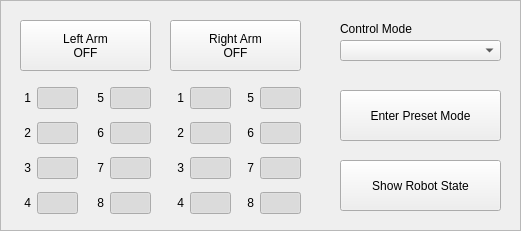
   <widget class="QFrame" name="arm_power_frame">
    <property name="geometry">
     <rect>
      <x>220</x>
      <y>260</y>
      <width>521</width>
      <height>231</height>
     </rect>
    </property>
    <property name="frameShape">
     <enum>QFrame::Shape::StyledPanel</enum>
    </property>
    <property name="frameShadow">
     <enum>QFrame::Shadow::Raised</enum>
    </property>
    <widget class="QPushButton" name="left_arm_power_btn">
     <property name="enabled">
      <bool>true</bool>
     </property>
     <property name="geometry">
      <rect>
       <x>20</x>
       <y>20</y>
       <width>131</width>
       <height>51</height>
      </rect>
     </property>
     <property name="styleSheet">
      <string notr="true"/>
     </property>
     <property name="text">
      <string>Left Arm
OFF</string>
     </property>
     <property name="checkable">
      <bool>true</bool>
     </property>
    </widget>
    <widget class="QPushButton" name="right_arm_power_btn">
     <property name="geometry">
      <rect>
       <x>170</x>
       <y>20</y>
       <width>131</width>
       <height>51</height>
      </rect>
     </property>
     <property name="styleSheet">
      <string notr="true"/>
     </property>
     <property name="text">
      <string>Right Arm
OFF</string>
     </property>
     <property name="checkable">
      <bool>true</bool>
     </property>
    </widget>
    <widget class="QWidget" name="gridLayoutWidget_2">
     <property name="geometry">
      <rect>
       <x>20</x>
       <y>80</y>
       <width>58</width>
       <height>141</height>
      </rect>
     </property>
     <layout class="QGridLayout" name="gridLayout_2">
      <property name="sizeConstraint">
       <enum>QLayout::SizeConstraint::SetMinimumSize</enum>
      </property>
      <item row="2" column="0">
       <widget class="QLabel" name="label_6">
        <property name="sizePolicy">
         <sizepolicy hsizetype="Minimum" vsizetype="Preferred">
          <horstretch>0</horstretch>
          <verstretch>0</verstretch>
         </sizepolicy>
        </property>
        <property name="text">
         <string>3</string>
        </property>
        <property name="alignment">
         <set>Qt::AlignmentFlag::AlignRight|Qt::AlignmentFlag::AlignTrailing|Qt::AlignmentFlag::AlignVCenter</set>
        </property>
       </widget>
      </item>
      <item row="1" column="0">
       <widget class="QLabel" name="label_5">
        <property name="sizePolicy">
         <sizepolicy hsizetype="Minimum" vsizetype="Preferred">
          <horstretch>0</horstretch>
          <verstretch>0</verstretch>
         </sizepolicy>
        </property>
        <property name="text">
         <string>2</string>
        </property>
        <property name="alignment">
         <set>Qt::AlignmentFlag::AlignRight|Qt::AlignmentFlag::AlignTrailing|Qt::AlignmentFlag::AlignVCenter</set>
        </property>
       </widget>
      </item>
      <item row="0" column="0">
       <widget class="QLabel" name="label_4">
        <property name="sizePolicy">
         <sizepolicy hsizetype="Minimum" vsizetype="Preferred">
          <horstretch>0</horstretch>
          <verstretch>0</verstretch>
         </sizepolicy>
        </property>
        <property name="text">
         <string>1</string>
        </property>
        <property name="alignment">
         <set>Qt::AlignmentFlag::AlignRight|Qt::AlignmentFlag::AlignTrailing|Qt::AlignmentFlag::AlignVCenter</set>
        </property>
       </widget>
      </item>
      <item row="3" column="0">
       <widget class="QLabel" name="label_7">
        <property name="sizePolicy">
         <sizepolicy hsizetype="Minimum" vsizetype="Preferred">
          <horstretch>0</horstretch>
          <verstretch>0</verstretch>
         </sizepolicy>
        </property>
        <property name="text">
         <string>4</string>
        </property>
        <property name="alignment">
         <set>Qt::AlignmentFlag::AlignRight|Qt::AlignmentFlag::AlignTrailing|Qt::AlignmentFlag::AlignVCenter</set>
        </property>
       </widget>
      </item>
      <item row="0" column="1">
       <widget class="QPushButton" name="l1_power_btn">
        <property name="enabled">
         <bool>true</bool>
        </property>
        <property name="sizePolicy">
         <sizepolicy hsizetype="Minimum" vsizetype="Fixed">
          <horstretch>0</horstretch>
          <verstretch>0</verstretch>
         </sizepolicy>
        </property>
        <property name="minimumSize">
         <size>
          <width>41</width>
          <height>21</height>
         </size>
        </property>
        <property name="maximumSize">
         <size>
          <width>16777215</width>
          <height>16777215</height>
         </size>
        </property>
        <property name="baseSize">
         <size>
          <width>41</width>
          <height>21</height>
         </size>
        </property>
        <property name="styleSheet">
         <string notr="true">QPushButton{
	background-color: none;
}</string>
        </property>
        <property name="text">
         <string/>
        </property>
        <property name="icon">
         <iconset resource="buttons.qrc">
          <normaloff>:/toggle/off</normaloff>
          <normalon>:/toggle/on</normalon>:/toggle/off</iconset>
        </property>
        <property name="iconSize">
         <size>
          <width>41</width>
          <height>40</height>
         </size>
        </property>
        <property name="checkable">
         <bool>true</bool>
        </property>
        <property name="checked">
         <bool>true</bool>
        </property>
       </widget>
      </item>
      <item row="2" column="1">
       <widget class="QPushButton" name="l3_power_btn">
        <property name="enabled">
         <bool>true</bool>
        </property>
        <property name="sizePolicy">
         <sizepolicy hsizetype="Minimum" vsizetype="Fixed">
          <horstretch>0</horstretch>
          <verstretch>0</verstretch>
         </sizepolicy>
        </property>
        <property name="minimumSize">
         <size>
          <width>41</width>
          <height>21</height>
         </size>
        </property>
        <property name="maximumSize">
         <size>
          <width>16777215</width>
          <height>16777215</height>
         </size>
        </property>
        <property name="baseSize">
         <size>
          <width>41</width>
          <height>21</height>
         </size>
        </property>
        <property name="styleSheet">
         <string notr="true">QPushButton{
	background-color: none;
}</string>
        </property>
        <property name="text">
         <string/>
        </property>
        <property name="icon">
         <iconset resource="buttons.qrc">
          <normaloff>:/toggle/off</normaloff>
          <normalon>:/toggle/on</normalon>:/toggle/off</iconset>
        </property>
        <property name="iconSize">
         <size>
          <width>41</width>
          <height>40</height>
         </size>
        </property>
        <property name="checkable">
         <bool>true</bool>
        </property>
        <property name="checked">
         <bool>true</bool>
        </property>
       </widget>
      </item>
      <item row="1" column="1">
       <widget class="QPushButton" name="l2_power_btn">
        <property name="enabled">
         <bool>true</bool>
        </property>
        <property name="sizePolicy">
         <sizepolicy hsizetype="Minimum" vsizetype="Fixed">
          <horstretch>0</horstretch>
          <verstretch>0</verstretch>
         </sizepolicy>
        </property>
        <property name="minimumSize">
         <size>
          <width>41</width>
          <height>21</height>
         </size>
        </property>
        <property name="maximumSize">
         <size>
          <width>16777215</width>
          <height>16777215</height>
         </size>
        </property>
        <property name="baseSize">
         <size>
          <width>41</width>
          <height>21</height>
         </size>
        </property>
        <property name="styleSheet">
         <string notr="true">QPushButton{
	background-color: none;
}</string>
        </property>
        <property name="text">
         <string/>
        </property>
        <property name="icon">
         <iconset resource="buttons.qrc">
          <normaloff>:/toggle/off</normaloff>
          <normalon>:/toggle/on</normalon>:/toggle/off</iconset>
        </property>
        <property name="iconSize">
         <size>
          <width>41</width>
          <height>40</height>
         </size>
        </property>
        <property name="checkable">
         <bool>true</bool>
        </property>
        <property name="checked">
         <bool>true</bool>
        </property>
       </widget>
      </item>
      <item row="3" column="1">
       <widget class="QPushButton" name="l4_power_btn">
        <property name="enabled">
         <bool>true</bool>
        </property>
        <property name="sizePolicy">
         <sizepolicy hsizetype="Minimum" vsizetype="Fixed">
          <horstretch>0</horstretch>
          <verstretch>0</verstretch>
         </sizepolicy>
        </property>
        <property name="minimumSize">
         <size>
          <width>41</width>
          <height>21</height>
         </size>
        </property>
        <property name="maximumSize">
         <size>
          <width>16777215</width>
          <height>16777215</height>
         </size>
        </property>
        <property name="baseSize">
         <size>
          <width>41</width>
          <height>21</height>
         </size>
        </property>
        <property name="styleSheet">
         <string notr="true">QPushButton{
	background-color: none;
}</string>
        </property>
        <property name="text">
         <string/>
        </property>
        <property name="icon">
         <iconset resource="buttons.qrc">
          <normaloff>:/toggle/off</normaloff>
          <normalon>:/toggle/on</normalon>:/toggle/off</iconset>
        </property>
        <property name="iconSize">
         <size>
          <width>41</width>
          <height>40</height>
         </size>
        </property>
        <property name="checkable">
         <bool>true</bool>
        </property>
        <property name="checked">
         <bool>true</bool>
        </property>
       </widget>
      </item>
     </layout>
    </widget>
    <widget class="QWidget" name="gridLayoutWidget_3">
     <property name="geometry">
      <rect>
       <x>90</x>
       <y>80</y>
       <width>61</width>
       <height>141</height>
      </rect>
     </property>
     <layout class="QGridLayout" name="gridLayout_3">
      <property name="sizeConstraint">
       <enum>QLayout::SizeConstraint::SetMinimumSize</enum>
      </property>
      <item row="1" column="0">
       <widget class="QLabel" name="label_8">
        <property name="text">
         <string>6</string>
        </property>
        <property name="alignment">
         <set>Qt::AlignmentFlag::AlignRight|Qt::AlignmentFlag::AlignTrailing|Qt::AlignmentFlag::AlignVCenter</set>
        </property>
       </widget>
      </item>
      <item row="0" column="0">
       <widget class="QLabel" name="label_14">
        <property name="text">
         <string>5</string>
        </property>
        <property name="alignment">
         <set>Qt::AlignmentFlag::AlignRight|Qt::AlignmentFlag::AlignTrailing|Qt::AlignmentFlag::AlignVCenter</set>
        </property>
       </widget>
      </item>
      <item row="1" column="1">
       <widget class="QPushButton" name="l6_power_btn">
        <property name="enabled">
         <bool>true</bool>
        </property>
        <property name="minimumSize">
         <size>
          <width>41</width>
          <height>21</height>
         </size>
        </property>
        <property name="baseSize">
         <size>
          <width>41</width>
          <height>21</height>
         </size>
        </property>
        <property name="styleSheet">
         <string notr="true">QPushButton{
	background-color: none;
}</string>
        </property>
        <property name="text">
         <string/>
        </property>
        <property name="icon">
         <iconset resource="buttons.qrc">
          <normaloff>:/toggle/off</normaloff>
          <normalon>:/toggle/on</normalon>:/toggle/off</iconset>
        </property>
        <property name="iconSize">
         <size>
          <width>40</width>
          <height>40</height>
         </size>
        </property>
        <property name="checkable">
         <bool>true</bool>
        </property>
        <property name="checked">
         <bool>true</bool>
        </property>
       </widget>
      </item>
      <item row="3" column="0">
       <widget class="QLabel" name="label_15">
        <property name="text">
         <string>8</string>
        </property>
        <property name="alignment">
         <set>Qt::AlignmentFlag::AlignRight|Qt::AlignmentFlag::AlignTrailing|Qt::AlignmentFlag::AlignVCenter</set>
        </property>
       </widget>
      </item>
      <item row="2" column="0">
       <widget class="QLabel" name="label_16">
        <property name="text">
         <string>7</string>
        </property>
        <property name="alignment">
         <set>Qt::AlignmentFlag::AlignRight|Qt::AlignmentFlag::AlignTrailing|Qt::AlignmentFlag::AlignVCenter</set>
        </property>
       </widget>
      </item>
      <item row="0" column="1">
       <widget class="QPushButton" name="l5_power_btn">
        <property name="enabled">
         <bool>true</bool>
        </property>
        <property name="minimumSize">
         <size>
          <width>41</width>
          <height>21</height>
         </size>
        </property>
        <property name="baseSize">
         <size>
          <width>41</width>
          <height>21</height>
         </size>
        </property>
        <property name="styleSheet">
         <string notr="true">QPushButton{
	background-color: none;
}</string>
        </property>
        <property name="text">
         <string/>
        </property>
        <property name="icon">
         <iconset resource="buttons.qrc">
          <normaloff>:/toggle/off</normaloff>
          <normalon>:/toggle/on</normalon>:/toggle/off</iconset>
        </property>
        <property name="iconSize">
         <size>
          <width>40</width>
          <height>40</height>
         </size>
        </property>
        <property name="checkable">
         <bool>true</bool>
        </property>
        <property name="checked">
         <bool>true</bool>
        </property>
       </widget>
      </item>
      <item row="3" column="1">
       <widget class="QPushButton" name="l8_power_btn">
        <property name="enabled">
         <bool>true</bool>
        </property>
        <property name="minimumSize">
         <size>
          <width>41</width>
          <height>21</height>
         </size>
        </property>
        <property name="baseSize">
         <size>
          <width>41</width>
          <height>21</height>
         </size>
        </property>
        <property name="styleSheet">
         <string notr="true">QPushButton{
	background-color: none;
}</string>
        </property>
        <property name="text">
         <string/>
        </property>
        <property name="icon">
         <iconset resource="buttons.qrc">
          <normaloff>:/toggle/off</normaloff>
          <normalon>:/toggle/on</normalon>:/toggle/off</iconset>
        </property>
        <property name="iconSize">
         <size>
          <width>40</width>
          <height>40</height>
         </size>
        </property>
        <property name="checkable">
         <bool>true</bool>
        </property>
        <property name="checked">
         <bool>true</bool>
        </property>
       </widget>
      </item>
      <item row="2" column="1">
       <widget class="QPushButton" name="l7_power_btn">
        <property name="enabled">
         <bool>true</bool>
        </property>
        <property name="minimumSize">
         <size>
          <width>41</width>
          <height>21</height>
         </size>
        </property>
        <property name="baseSize">
         <size>
          <width>41</width>
          <height>21</height>
         </size>
        </property>
        <property name="styleSheet">
         <string notr="true">QPushButton{
	background-color: none;
}</string>
        </property>
        <property name="text">
         <string/>
        </property>
        <property name="icon">
         <iconset resource="buttons.qrc">
          <normaloff>:/toggle/off</normaloff>
          <normalon>:/toggle/on</normalon>:/toggle/off</iconset>
        </property>
        <property name="iconSize">
         <size>
          <width>40</width>
          <height>40</height>
         </size>
        </property>
        <property name="checkable">
         <bool>true</bool>
        </property>
        <property name="checked">
         <bool>true</bool>
        </property>
       </widget>
      </item>
     </layout>
    </widget>
    <widget class="QWidget" name="gridLayoutWidget_4">
     <property name="geometry">
      <rect>
       <x>240</x>
       <y>80</y>
       <width>61</width>
       <height>141</height>
      </rect>
     </property>
     <layout class="QGridLayout" name="gridLayout_4">
      <property name="sizeConstraint">
       <enum>QLayout::SizeConstraint::SetMinimumSize</enum>
      </property>
      <item row="2" column="0">
       <widget class="QLabel" name="label_34">
        <property name="sizePolicy">
         <sizepolicy hsizetype="Minimum" vsizetype="Preferred">
          <horstretch>0</horstretch>
          <verstretch>0</verstretch>
         </sizepolicy>
        </property>
        <property name="text">
         <string>7</string>
        </property>
        <property name="alignment">
         <set>Qt::AlignmentFlag::AlignRight|Qt::AlignmentFlag::AlignTrailing|Qt::AlignmentFlag::AlignVCenter</set>
        </property>
       </widget>
      </item>
      <item row="0" column="0">
       <widget class="QLabel" name="label_18">
        <property name="sizePolicy">
         <sizepolicy hsizetype="Minimum" vsizetype="Preferred">
          <horstretch>0</horstretch>
          <verstretch>0</verstretch>
         </sizepolicy>
        </property>
        <property name="text">
         <string>5</string>
        </property>
        <property name="alignment">
         <set>Qt::AlignmentFlag::AlignRight|Qt::AlignmentFlag::AlignTrailing|Qt::AlignmentFlag::AlignVCenter</set>
        </property>
       </widget>
      </item>
      <item row="2" column="1">
       <widget class="QPushButton" name="r7_power_btn">
        <property name="enabled">
         <bool>true</bool>
        </property>
        <property name="minimumSize">
         <size>
          <width>41</width>
          <height>21</height>
         </size>
        </property>
        <property name="baseSize">
         <size>
          <width>41</width>
          <height>21</height>
         </size>
        </property>
        <property name="styleSheet">
         <string notr="true">QPushButton{
	background-color: none;
}</string>
        </property>
        <property name="text">
         <string/>
        </property>
        <property name="icon">
         <iconset resource="buttons.qrc">
          <normaloff>:/toggle/off</normaloff>
          <normalon>:/toggle/on</normalon>:/toggle/off</iconset>
        </property>
        <property name="iconSize">
         <size>
          <width>40</width>
          <height>40</height>
         </size>
        </property>
        <property name="checkable">
         <bool>true</bool>
        </property>
        <property name="checked">
         <bool>true</bool>
        </property>
       </widget>
      </item>
      <item row="0" column="1">
       <widget class="QPushButton" name="r5_power_btn">
        <property name="enabled">
         <bool>true</bool>
        </property>
        <property name="minimumSize">
         <size>
          <width>41</width>
          <height>21</height>
         </size>
        </property>
        <property name="baseSize">
         <size>
          <width>41</width>
          <height>21</height>
         </size>
        </property>
        <property name="styleSheet">
         <string notr="true">QPushButton{
	background-color: none;
}</string>
        </property>
        <property name="text">
         <string/>
        </property>
        <property name="icon">
         <iconset resource="buttons.qrc">
          <normaloff>:/toggle/off</normaloff>
          <normalon>:/toggle/on</normalon>:/toggle/off</iconset>
        </property>
        <property name="iconSize">
         <size>
          <width>40</width>
          <height>40</height>
         </size>
        </property>
        <property name="checkable">
         <bool>true</bool>
        </property>
        <property name="checked">
         <bool>true</bool>
        </property>
       </widget>
      </item>
      <item row="1" column="1">
       <widget class="QPushButton" name="r6_power_btn">
        <property name="enabled">
         <bool>true</bool>
        </property>
        <property name="minimumSize">
         <size>
          <width>41</width>
          <height>21</height>
         </size>
        </property>
        <property name="baseSize">
         <size>
          <width>41</width>
          <height>21</height>
         </size>
        </property>
        <property name="styleSheet">
         <string notr="true">QPushButton{
	background-color: none;
}</string>
        </property>
        <property name="text">
         <string/>
        </property>
        <property name="icon">
         <iconset resource="buttons.qrc">
          <normaloff>:/toggle/off</normaloff>
          <normalon>:/toggle/on</normalon>:/toggle/off</iconset>
        </property>
        <property name="iconSize">
         <size>
          <width>40</width>
          <height>40</height>
         </size>
        </property>
        <property name="checkable">
         <bool>true</bool>
        </property>
        <property name="checked">
         <bool>true</bool>
        </property>
       </widget>
      </item>
      <item row="3" column="0">
       <widget class="QLabel" name="label_19">
        <property name="sizePolicy">
         <sizepolicy hsizetype="Minimum" vsizetype="Preferred">
          <horstretch>0</horstretch>
          <verstretch>0</verstretch>
         </sizepolicy>
        </property>
        <property name="text">
         <string>8</string>
        </property>
        <property name="alignment">
         <set>Qt::AlignmentFlag::AlignRight|Qt::AlignmentFlag::AlignTrailing|Qt::AlignmentFlag::AlignVCenter</set>
        </property>
       </widget>
      </item>
      <item row="3" column="1">
       <widget class="QPushButton" name="r8_power_btn">
        <property name="enabled">
         <bool>true</bool>
        </property>
        <property name="minimumSize">
         <size>
          <width>41</width>
          <height>21</height>
         </size>
        </property>
        <property name="baseSize">
         <size>
          <width>41</width>
          <height>21</height>
         </size>
        </property>
        <property name="styleSheet">
         <string notr="true">QPushButton{
	background-color: none;
}</string>
        </property>
        <property name="text">
         <string/>
        </property>
        <property name="icon">
         <iconset resource="buttons.qrc">
          <normaloff>:/toggle/off</normaloff>
          <normalon>:/toggle/on</normalon>:/toggle/off</iconset>
        </property>
        <property name="iconSize">
         <size>
          <width>40</width>
          <height>40</height>
         </size>
        </property>
        <property name="checkable">
         <bool>true</bool>
        </property>
        <property name="checked">
         <bool>true</bool>
        </property>
       </widget>
      </item>
      <item row="1" column="0">
       <widget class="QLabel" name="label_17">
        <property name="sizePolicy">
         <sizepolicy hsizetype="Minimum" vsizetype="Preferred">
          <horstretch>0</horstretch>
          <verstretch>0</verstretch>
         </sizepolicy>
        </property>
        <property name="text">
         <string>6</string>
        </property>
        <property name="alignment">
         <set>Qt::AlignmentFlag::AlignRight|Qt::AlignmentFlag::AlignTrailing|Qt::AlignmentFlag::AlignVCenter</set>
        </property>
       </widget>
      </item>
     </layout>
    </widget>
    <widget class="QWidget" name="gridLayoutWidget_5">
     <property name="geometry">
      <rect>
       <x>170</x>
       <y>80</y>
       <width>61</width>
       <height>141</height>
      </rect>
     </property>
     <layout class="QGridLayout" name="gridLayout_5">
      <property name="sizeConstraint">
       <enum>QLayout::SizeConstraint::SetMinimumSize</enum>
      </property>
      <item row="1" column="0">
       <widget class="QLabel" name="label_35">
        <property name="text">
         <string>2</string>
        </property>
        <property name="alignment">
         <set>Qt::AlignmentFlag::AlignRight|Qt::AlignmentFlag::AlignTrailing|Qt::AlignmentFlag::AlignVCenter</set>
        </property>
       </widget>
      </item>
      <item row="0" column="0">
       <widget class="QLabel" name="label_36">
        <property name="text">
         <string>1</string>
        </property>
        <property name="alignment">
         <set>Qt::AlignmentFlag::AlignRight|Qt::AlignmentFlag::AlignTrailing|Qt::AlignmentFlag::AlignVCenter</set>
        </property>
       </widget>
      </item>
      <item row="1" column="1">
       <widget class="QPushButton" name="r2_power_btn">
        <property name="enabled">
         <bool>true</bool>
        </property>
        <property name="minimumSize">
         <size>
          <width>41</width>
          <height>21</height>
         </size>
        </property>
        <property name="baseSize">
         <size>
          <width>41</width>
          <height>21</height>
         </size>
        </property>
        <property name="styleSheet">
         <string notr="true">QPushButton{
	background-color: none;
}</string>
        </property>
        <property name="text">
         <string/>
        </property>
        <property name="icon">
         <iconset resource="buttons.qrc">
          <normaloff>:/toggle/off</normaloff>
          <normalon>:/toggle/on</normalon>:/toggle/off</iconset>
        </property>
        <property name="iconSize">
         <size>
          <width>40</width>
          <height>40</height>
         </size>
        </property>
        <property name="checkable">
         <bool>true</bool>
        </property>
        <property name="checked">
         <bool>true</bool>
        </property>
       </widget>
      </item>
      <item row="3" column="0">
       <widget class="QLabel" name="label_37">
        <property name="text">
         <string>4</string>
        </property>
        <property name="alignment">
         <set>Qt::AlignmentFlag::AlignRight|Qt::AlignmentFlag::AlignTrailing|Qt::AlignmentFlag::AlignVCenter</set>
        </property>
       </widget>
      </item>
      <item row="2" column="0">
       <widget class="QLabel" name="label_38">
        <property name="text">
         <string>3</string>
        </property>
        <property name="alignment">
         <set>Qt::AlignmentFlag::AlignRight|Qt::AlignmentFlag::AlignTrailing|Qt::AlignmentFlag::AlignVCenter</set>
        </property>
       </widget>
      </item>
      <item row="0" column="1">
       <widget class="QPushButton" name="r1_power_btn">
        <property name="enabled">
         <bool>true</bool>
        </property>
        <property name="minimumSize">
         <size>
          <width>41</width>
          <height>21</height>
         </size>
        </property>
        <property name="baseSize">
         <size>
          <width>41</width>
          <height>21</height>
         </size>
        </property>
        <property name="styleSheet">
         <string notr="true">QPushButton{
	background-color: none;
}</string>
        </property>
        <property name="text">
         <string/>
        </property>
        <property name="icon">
         <iconset resource="buttons.qrc">
          <normaloff>:/toggle/off</normaloff>
          <normalon>:/toggle/on</normalon>:/toggle/off</iconset>
        </property>
        <property name="iconSize">
         <size>
          <width>40</width>
          <height>40</height>
         </size>
        </property>
        <property name="checkable">
         <bool>true</bool>
        </property>
        <property name="checked">
         <bool>true</bool>
        </property>
       </widget>
      </item>
      <item row="3" column="1">
       <widget class="QPushButton" name="r4_power_btn">
        <property name="enabled">
         <bool>true</bool>
        </property>
        <property name="minimumSize">
         <size>
          <width>41</width>
          <height>21</height>
         </size>
        </property>
        <property name="baseSize">
         <size>
          <width>41</width>
          <height>21</height>
         </size>
        </property>
        <property name="styleSheet">
         <string notr="true">QPushButton{
	background-color: none;
}</string>
        </property>
        <property name="text">
         <string/>
        </property>
        <property name="icon">
         <iconset resource="buttons.qrc">
          <normaloff>:/toggle/off</normaloff>
          <normalon>:/toggle/on</normalon>:/toggle/off</iconset>
        </property>
        <property name="iconSize">
         <size>
          <width>40</width>
          <height>40</height>
         </size>
        </property>
        <property name="checkable">
         <bool>true</bool>
        </property>
        <property name="checked">
         <bool>true</bool>
        </property>
       </widget>
      </item>
      <item row="2" column="1">
       <widget class="QPushButton" name="r3_power_btn">
        <property name="enabled">
         <bool>true</bool>
        </property>
        <property name="minimumSize">
         <size>
          <width>41</width>
          <height>21</height>
         </size>
        </property>
        <property name="baseSize">
         <size>
          <width>41</width>
          <height>21</height>
         </size>
        </property>
        <property name="styleSheet">
         <string notr="true">QPushButton{
	background-color: none;
}</string>
        </property>
        <property name="text">
         <string/>
        </property>
        <property name="icon">
         <iconset resource="buttons.qrc">
          <normaloff>:/toggle/off</normaloff>
          <normalon>:/toggle/on</normalon>:/toggle/off</iconset>
        </property>
        <property name="iconSize">
         <size>
          <width>40</width>
          <height>40</height>
         </size>
        </property>
        <property name="checkable">
         <bool>true</bool>
        </property>
        <property name="checked">
         <bool>true</bool>
        </property>
       </widget>
      </item>
     </layout>
    </widget>
    <widget class="QComboBox" name="ctrl_mode_cmb">
     <property name="enabled">
      <bool>true</bool>
     </property>
     <property name="geometry">
      <rect>
       <x>340</x>
       <y>40</y>
       <width>161</width>
       <height>21</height>
      </rect>
     </property>
     <property name="currentText">
      <string/>
     </property>
     <property name="frame">
      <bool>true</bool>
     </property>
    </widget>
    <widget class="QLabel" name="label_20">
     <property name="enabled">
      <bool>true</bool>
     </property>
     <property name="geometry">
      <rect>
       <x>340</x>
       <y>20</y>
       <width>111</width>
       <height>17</height>
      </rect>
     </property>
     <property name="text">
      <string>Control Mode</string>
     </property>
    </widget>
    <widget class="QPushButton" name="show_state_btn">
     <property name="geometry">
      <rect>
       <x>340</x>
       <y>160</y>
       <width>161</width>
       <height>51</height>
      </rect>
     </property>
     <property name="font">
      <font>
       <bold>false</bold>
      </font>
     </property>
     <property name="text">
      <string>Show Robot State</string>
     </property>
    </widget>
    <widget class="QPushButton" name="preset_mode_btn">
     <property name="geometry">
      <rect>
       <x>340</x>
       <y>90</y>
       <width>161</width>
       <height>51</height>
      </rect>
     </property>
     <property name="font">
      <font>
       <bold>false</bold>
      </font>
     </property>
     <property name="text">
      <string>Enter Preset Mode</string>
     </property>
    </widget>
   </widget>
